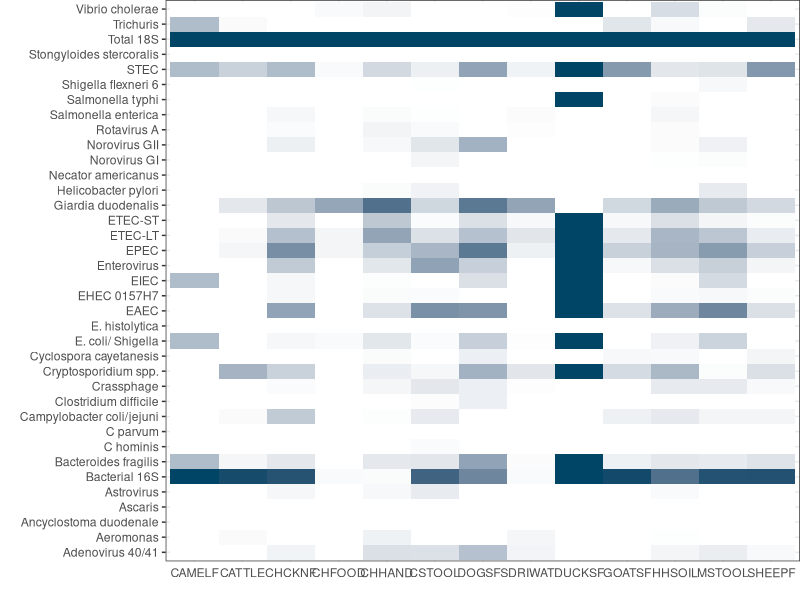

R code for this plot: (Note: this script raises an error after producing the figure.)
#########################################
# Script to create figure 2
library(tidyverse)
library(gridExtra)
library(cowplot)
library(patchwork)

# Read in raw data
TAC <- read.csv('pathogen_detection_samples.csv')

# pathogen hits
TAC_hits <- TAC %>% group_by(type, pathogens) %>%
  summarize(N_pos = sum(PosNeg=="Positive"),
            N_neg = sum(PosNeg=="Negative"),
            n=n()) %>%
  mutate(frac_pos = N_pos/n)
#### Plot results

ggplot(TAC_hits,aes(x=type,y=pathogens,z=frac_pos)) +
  stat_summary_2d() +xlab('') + ylab('')+
  theme_bw() +
  scale_fill_gradient(low='#FFFFFF',
                      high='#004466',
                      limits=c(0,1)) +
  theme(axis.ticks.x=element_blank(),
        plot.margin = unit(c(0, 0, 0, 0), "cm"),
        legend.position='none')

#### Merge with household data to obtain child age data ####
cstool <- filter(TAC,type=="CSTOOL")

# Obtaining HH barcode numbers from the sample code
cstool$barcode_hh <- gsub("CSTOOL","HH",cstool$sample_barcode)
cstool$barcode_hh <- gsub("R2","R1",cstool$barcode_hh)
cstool$barcode_hh <- gsub("R3","R1",cstool$barcode_hh)
cstool$barcode_hh <- gsub("R4","R1",cstool$barcode_hh)
cstool$barcode_hh <- gsub("RE","MN",cstool$barcode_hh)

# merge with HH data
HH_survey <- read.csv("main_household_survey.csv")
HH_survey <- dplyr::select(HH_survey,barcode_hh,child_age)

cstoolHH <-merge(cstool,HH_survey,by="barcode_hh")

cstoolHH$agegroup <- factor(ifelse(cstoolHH$child_age<3,'0-2 months',
                                   ifelse(cstoolHH$child_age>=3&cstoolHH$child_age<6,'3-5 months',
                                          ifelse(cstoolHH$child_age>=6&cstoolHH$child_age<12,'6-11 months',
                                                 ifelse(cstoolHH$child_age>=12,'12-23 months',NA)))),
                            levels=c("0-2 months","3-5 months","6-11 months","12-23 months"))

# pathogen hits
cstool_hits <- cstoolHH %>% group_by(agegroup, pathogens) %>%
  summarize(N_pos = sum(PosNeg=="Positive"),
            N_neg = sum(PosNeg=="Negative"),
            n=n()) %>%
  mutate(frac_pos = N_pos/n)

typeorder_cstool <- c("0-2 months","3-5 months","6-11 months","12-23 months")

ggplot(cstool_hits,aes(x=agegroup,y=pathogens,z=frac_pos)) +
  stat_summary_2d() +xlab('') + ylab('')+
  theme_bw() +
  scale_x_discrete(limits=typeorder_cstool,labels=NULL) +
  scale_fill_gradient(low='#FFFFFF',
                      high='#004466',
                      limits=c(0,1)) +
  theme(legend.position='none',
        axis.ticks=element_blank(),
        plot.margin = unit(c(0, 0, 0, 0), "cm"),
        axis.text.y=element_blank())


############# Creating plots of number of pathogens ####################
# pulling out list of all pathogen targets
pathogens <- unique(TAC_hits$pathogens)
controls <- c("Bacterial 16S","Bacteroides fragilis","Crassphage","Total 18S")
pathogens2 <- pathogens[!pathogens%in%controls] #removing controls from list

TAC_pathogens <- TAC[order(TAC$Cardno,TAC$Sample,TAC$pathogens),]
TAC_pathogens <- filter(TAC_pathogens,pathogens%in%pathogens2)

TAC_pathogens <- TAC_pathogens %>%
  group_by(type,Sample) %>%
  summarize(npos=sum(PosNeg=="Positive")) %>%
  filter(type!="NTC"&type!="EX BLA")

TAC_pathogens$type <- factor(TAC_pathogens$type,levels=c("CSTOOL","CHHAND","MSTOOL","HHSOIL","CHFOOD","DRIWAT",
                                                         "CHCKNF","DOGSFS","CAMELF","CATTLE","GOATSF","SHEEPF"))

ggplot(TAC_pathogens,aes(x=type,y=npos,fill=type)) + geom_boxplot() +
  theme_bw() +
  xlab('') + ylab('Number of pathogens') + ylim(0,12.5) +
  theme(legend.position='none')

##### Compare number of pathogens by child age group ########
# remove non pathogens
cstoolHH3 <- filter(cstoolHH,!pathogens%in%controls)
cstoolHH2 <- cstoolHH3 %>%
  group_by(Sample) %>%
  summarize(npos=sum(PosNeg=="Positive"),
            type=first(type),
            agegroup=first(agegroup))

ggplot(cstoolHH2,aes(x=agegroup,y=npos)) + geom_boxplot(fill="#F8766D") +
  theme_bw() +
  xlab('') + ylab('Number of pathogens') + ylim(0,12.5) + ylab('')+
  geom_text(data=labelsfig,aes(x=agegroup,y=11,label=n)) +
  theme(axis.text.y=element_blank(),
        axis.ticks.y=element_blank())
